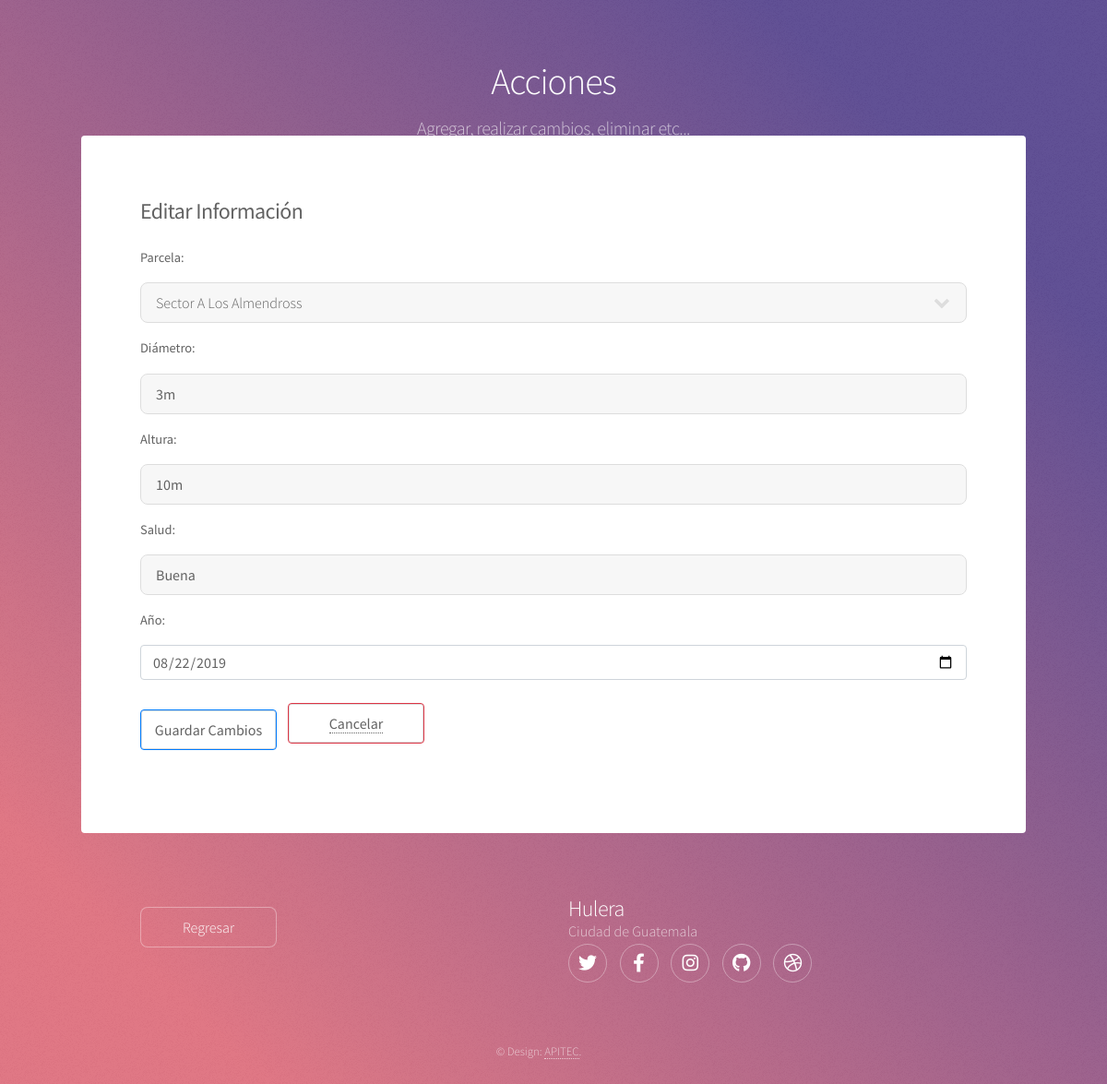
/estate/edit-tree/13/, run on the app's committed database.
### estate/models.py (models this page shows, shortened)
class Tree(models.Model):
    plot = models.ForeignKey(Plot, on_delete=models.CASCADE)
    diameter = models.CharField(max_length=100)
    height = models.CharField(max_length=100)
    health = models.CharField(max_length=100)
    year = models.DateField()

class Plot(models.Model):
    land = models.ForeignKey(Land, on_delete=models.CASCADE)
    name = models.CharField(max_length=100)
    latitude = models.CharField(max_length=100)
    length = models.CharField(max_length=100)

### estate/views.py (the view)
# urls.py: path('edit-tree/<int:tree_pk>/', views.edit_tree, name='edit-tree'),
def edit_tree(request, tree_pk):
        if request.method == 'POST':
            post_plot = Plot.objects.get(pk=request.POST['plot'])
            update_tree = Tree.objects.get(pk=tree_pk)
            update_tree.plot = post_plot
            update_tree.diameter = request.POST['diameter']
            update_tree.height = request.POST['height']
            update_tree.health = request.POST['health']
            update_tree.year = request.POST['year']
            update_tree.save()
            return HttpResponseRedirect(reverse('estate:actions-tree-admin', kwargs={'user_pk': tree_pk}))
        elif request.method == 'GET':
            template = 'estate/edit_tree.html'
            plot_tree = Tree.objects.get(pk=tree_pk)
            context = {
                'tree': Tree.objects.get(pk=tree_pk),
                'plots': Plot.objects.all(),
                'plot_instance': plot_tree,
                'tree_pk': tree_pk,
            }
            return render(request, template, context)
        return HttpResponse('No se Puede Guardar')

### estate/templates/estate/edit_tree.html (shortened to what this page needs)
<!DOCTYPE HTML>
{% load static %}
<html>
	<head>
        <link rel="stylesheet" href="https://stackpath.bootstrapcdn.com/bootstrap/4.3.1/css/bootstrap.min.css">
		<link rel="stylesheet" href="{% static 'assets/css/main.css' %}" />
	</head>
	<body class="is-preload">
			<div id="wrapper">
	                <header id="header">
						<h1>Acciones</h1>
						<p>Agregar, realizar cambios, eliminar etc...</p>
					</header>
	                <div id="main">
							<section id="content" class="main">
								<h2><strong>Editar Información <br>{{ plot.name }}</strong></h2>
                                <form action="{% url 'estate:edit-tree' tree.pk %}" method="POST">
                                  <div class="form-group">
                                    <label style="padding-top: 2em;">Parcela:</label>
                                      <select name="plot">
                                          {% for plot in plots %}
                                          <option value="{{ plot.id }}" {% if plot.id == plot_instance.plot.id %} selected="selected" {% endif %}>{{ plot.name }}</option>
                                          {% endfor %}
                                      </select>
                                  </div>
                                  <div class="form-group">
                                    <label>Diámetro:</label>
                                    <input type="text" class="form-control" value="{{ tree.diameter }}" name="diameter" placeholder="Diámetro" required>
                                  </div>
                                  <div class="form-group">
                                    <label>Altura:</label>
                                    <input type="text" class="form-control" value="{{ tree.height }}" name="height" placeholder="Altura" required>
                                  </div>
                                  <div class="form-group">
                                    <label>Salud:</label>
                                    <input type="text" class="form-control" value="{{ tree.health }}" name="health" placeholder="Salud" required>
                                  </div>
                                  <div class="form-group">
                                    <label>Año:</label>
                                    <input type="date" class="form-control" value='{{ tree.year|date:"Y-m-d" }}' name="year" placeholder="Año" required>
                                  </div>
                                  <button type="submit" class="btn btn-primary">Guardar Cambios</button>
                                </form>
                              <button type="submit" class="btn btn-danger" style="margin-top: -9.5em; margin-left: 10em;"><a href="{% url 'estate:actions-tree-admin' tree.pk %}">Cancelar</a></button>
                            </section>
					</div>
					<footer id="footer">
						<section>
							<ul class="actions">
                                <br><li><a href="{% url 'estate:actions-tree-admin' tree.pk %}" class="button" style="margin-top: 1em;">Regresar</a></li>
							</ul>
						</section>
						<section>
							<h2>Hulera</h2>
								<dd>Ciudad de Guatemala</dd>
							<ul class="icons">
								<li><a href="#" class="icon brands fa-twitter alt"><span class="label">Twitter</span></a></li>
								<li><a href="#" class="icon brands fa-facebook-f alt"><span class="label">Facebook</span></a></li>
								<li><a href="#" class="icon brands fa-instagram alt"><span class="label">Instagram</span></a></li>
								<li><a href="#" class="icon brands fa-github alt"><span class="label">GitHub</span></a></li>
								<li><a href="#" class="icon brands fa-dribbble alt"><span class="label">Dribbble</span></a></li>
							</ul>
						</section>
						<p class="copyright">&copy; Design: <a href="http://apitec.io/" target="_blank">APITEC</a>.</p>
					</footer>
			</div>
	</body>
</html>

### data on the page
Tree: plot "Sector A Los Almendross", diameter "3m", height "10m", health "Buena", year "08/22/2019"
